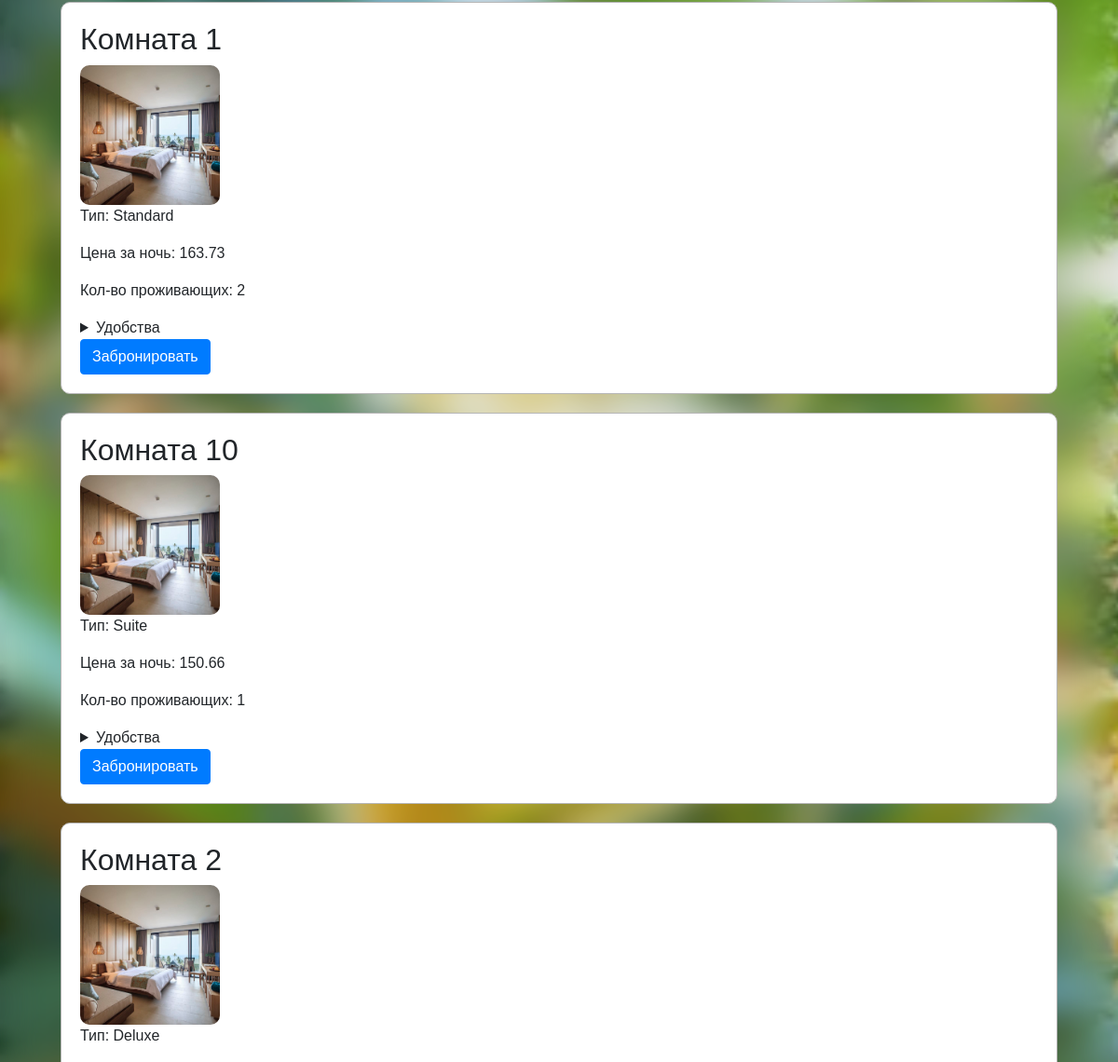
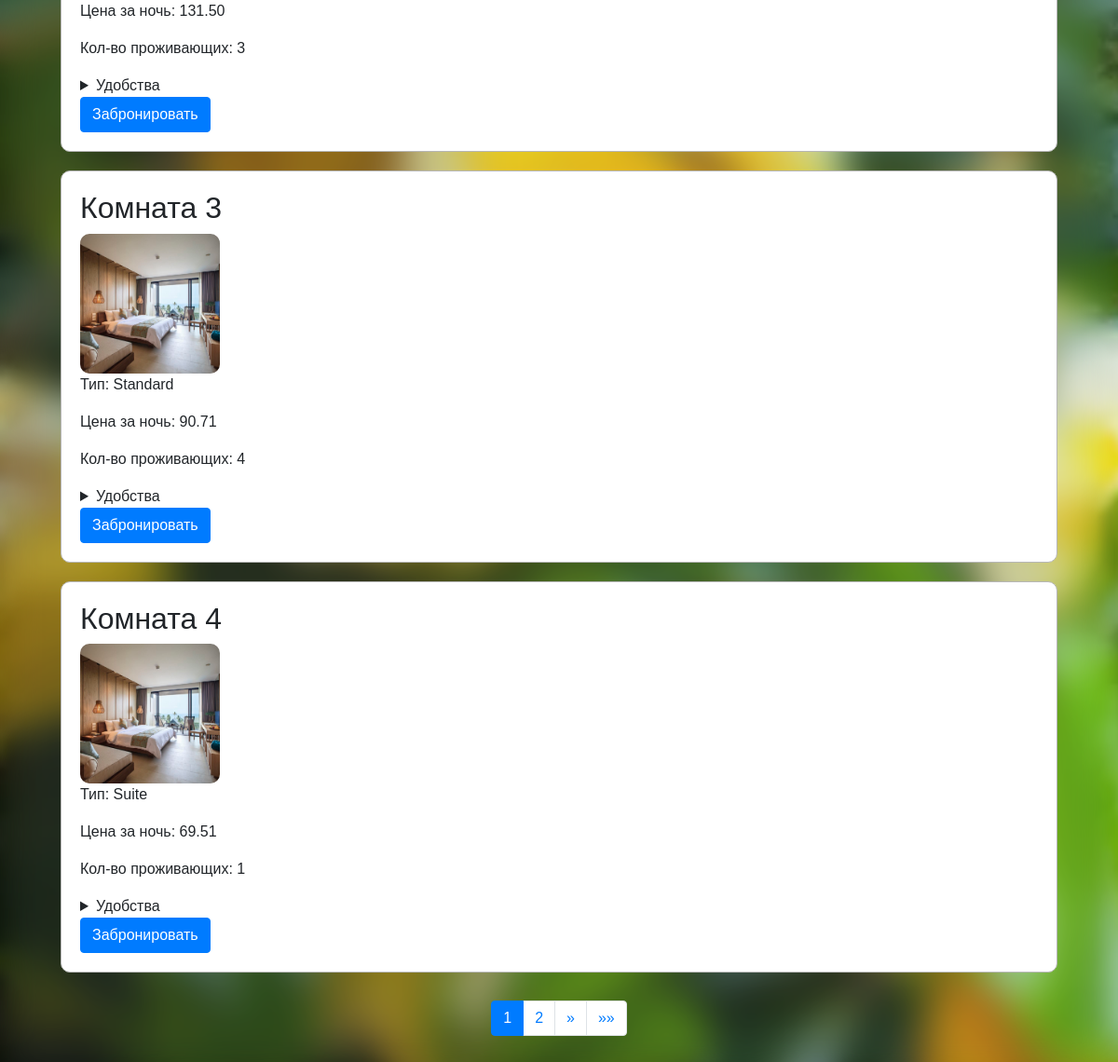
The app's page / (lower part), older data (2 pictures, top to bottom).
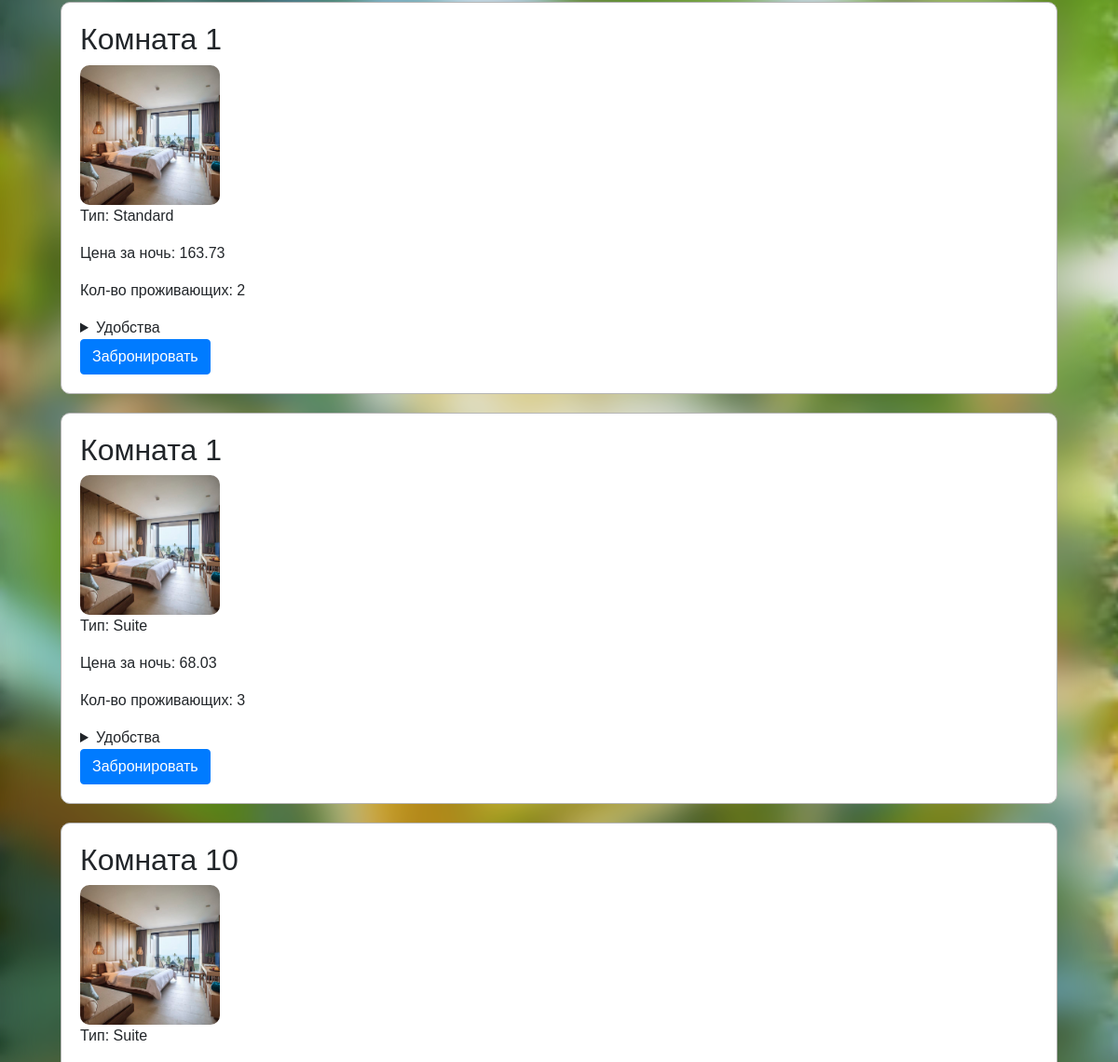
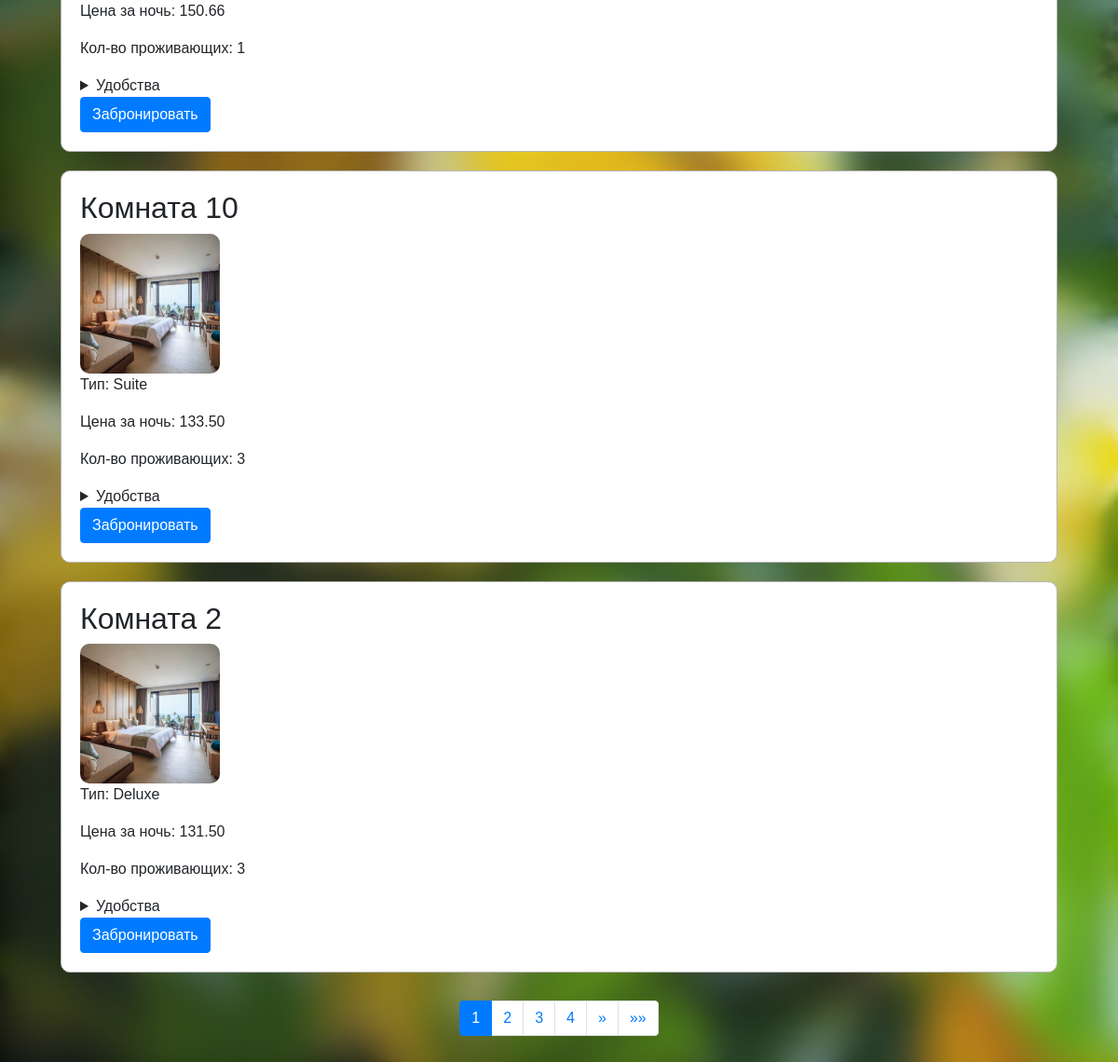
The same page, newer data (2 pictures, top to bottom).
### bookings/models.py (models this page shows, shortened)
class Room(models.Model):
    name = models.CharField(max_length=100, verbose_name="Название номера")
    room_number = models.CharField(max_length=10, verbose_name="Номер комнаты")
    room_type = models.CharField(max_length=50, verbose_name="Тип номера")
    price_per_night = models.DecimalField(max_digits=6, decimal_places=2, verbose_name="Цена за ночь")
    max_occupancy = models.IntegerField(verbose_name="Максимальная вместимость")
    amenities = models.ManyToManyField('Amenity', blank=True, verbose_name="Удобства")
    image = models.ImageField(upload_to='images/', verbose_name="Изображение")
    history = HistoricalRecords()  # Отслеживание истории
    class Meta:
        verbose_name = "Номер"
        verbose_name_plural = "Номера"
        ordering = ['name']

### bookings/views.py (the view)
# urls.py: path('', views.index, name='index'),
def index(request):
    rooms = Room.objects.all()
    filterset = RoomFilter(request.GET, queryset=rooms)  # Применяем фильтр
    filtered_queryset = filterset.qs  # Получаем отфильтрованный queryset
    paginator = Paginator(filtered_queryset, 5)  # Разбиваем на страницы по 5 объектов
    page_number = request.GET.get('page')  # Получаем номер страницы из GET-запроса
    rooms = paginator.get_page(page_number)  # Получаем объект страницы
    context = {
        'rooms': rooms,
        'filterset': filterset,
    }
    return render(request, 'bookings/index.html', context)

### bookings/models.py (called while the page is built)
    def __str__(self):
        return self.name

### bookings/templates/bookings/index.html (shortened to what this page needs)
{% load crispy_forms_tags %}
<!DOCTYPE html>
<html>
<head>
    {% load static %}
    <link rel="stylesheet" type="text/css"
          href="https://stackpath.bootstrapcdn.com/bootstrap/4.5.2/css/bootstrap.min.css">
    <link rel="stylesheet" href="{% static 'css/styles.css' %}">
</head>
<body>
<div class="container">
    <div class="rooms-list">
        {% for room in rooms %}
            <div class="room">
                <h2>{{ room.name }}</h2>
                <img src="{{ room.image.url }}" alt="Room Image" class="room-image">
                <p>Тип: {{ room.room_type }}</p>
                <p>Цена за ночь: {{ room.price_per_night }}</p>
                <p>Кол-во проживающих: {{ room.max_occupancy }}</p>
                <details>
                    <summary>Удобства</summary>
                </details>
                <button class="btn btn-primary" data-toggle="modal" data-target="#bookingModal">Забронировать</button>
            </div>
        {% endfor %}
    </div>
</div>
<nav aria-label="Page navigation">
    <ul class="pagination">
        {% for num in rooms.paginator.page_range %}
            {% if rooms.number == num %}
                <li class="page-item active">
                    <a class="page-link" href="?page={{ num }}">{{ num }}</a>
                </li>
            {% else %}
                <li class="page-item">
                    <a class="page-link" href="?page={{ num }}">{{ num }}</a>
                </li>
            {% endif %}
        {% endfor %}
        {% if rooms.has_next %}
            <li class="page-item">
                <a class="page-link" href="?page={{ rooms.next_page_number }}" aria-label="Next">
                    <span aria-hidden="true">&raquo;</span>
                </a>
            </li>
            <li class="page-item">
                <a class="page-link" href="?page={{ rooms.paginator.num_pages }}" aria-label="Last">
                    <span aria-hidden="true">&raquo;&raquo;</span>
                </a>
            </li>
        {% endif %}
    </ul>
</nav>
</body>
</html>

### static/css/styles.css (style rules this page uses)
body { font-family: Arial, sans-serif; background-image: url("/media/images/background.webp"); backdrop-filter: brightness(110%) saturate(150%) blur(20px) contrast(80%); background-size: cover; background-attachment: fixed; margin: 0; padding: 0; min-height: 100vh; }
.container { margin-top: 80px; }
ul { list-style-type: none; padding: 0; margin: 0; }
li { margin: 10px 0; }
a { text-decoration: none; color: #0066cc; }
.room { padding: 20px; margin: 20px; background: white; border: 1px solid #b6b6b6; border-radius: 10px; }
.room-image { width: 150px; height: 150px; border-radius: 10px; object-fit: cover; }
.pagination { justify-content: center; padding-bottom: 40px; }

Row changes from the older to the newer data that the page shows:
no longer on this page (row unchanged): Room: name "Комната 3", image (picture), room_type "Standard", price_per_night "90.71", max_occupancy "4"
no longer on this page (row unchanged): Room: name "Комната 4", image (picture), room_type "Suite", price_per_night "69.51", max_occupancy "1"
added Room: name "Комната 1", image (picture), room_type "Suite", price_per_night "68.03", max_occupancy "3"
added Room: name "Комната 10", image (picture), room_type "Suite", price_per_night "133.50", max_occupancy "3"
Text that changed along with them:
new list line: "3"
new list line: "4"
